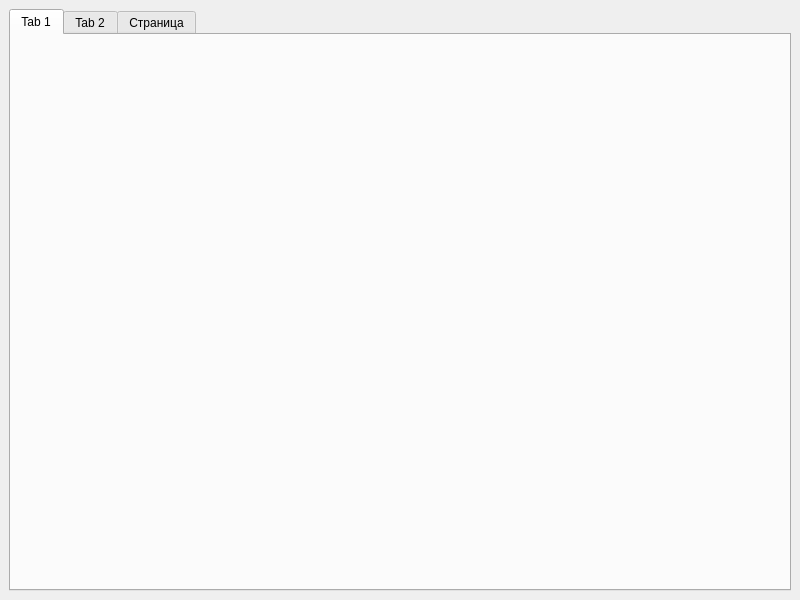
<?xml version="1.0" encoding="UTF-8"?>
<ui version="4.0">
 <class>MainWindow</class>
 <widget class="QMainWindow" name="MainWindow">
  <property name="geometry">
   <rect>
    <x>0</x>
    <y>0</y>
    <width>800</width>
    <height>600</height>
   </rect>
  </property>
  <property name="windowTitle">
   <string>MainWindow</string>
  </property>
  <widget class="QWidget" name="centralwidget">
   <layout class="QVBoxLayout" name="verticalLayout">
    <item>
     <widget class="QTabWidget" name="tabWidget">
      <property name="currentIndex">
       <number>0</number>
      </property>
      <widget class="QWidget" name="defaultTab">
       <attribute name="title">
        <string>Tab 1</string>
       </attribute>
      </widget>
      <widget class="QWidget" name="dftTab">
       <attribute name="title">
        <string>Tab 2</string>
       </attribute>
      </widget>
      <widget class="QWidget" name="idftTab">
       <attribute name="title">
        <string>Страница</string>
       </attribute>
      </widget>
     </widget>
    </item>
   </layout>
  </widget>
 </widget>
 <resources/>
 <connections/>
</ui>
